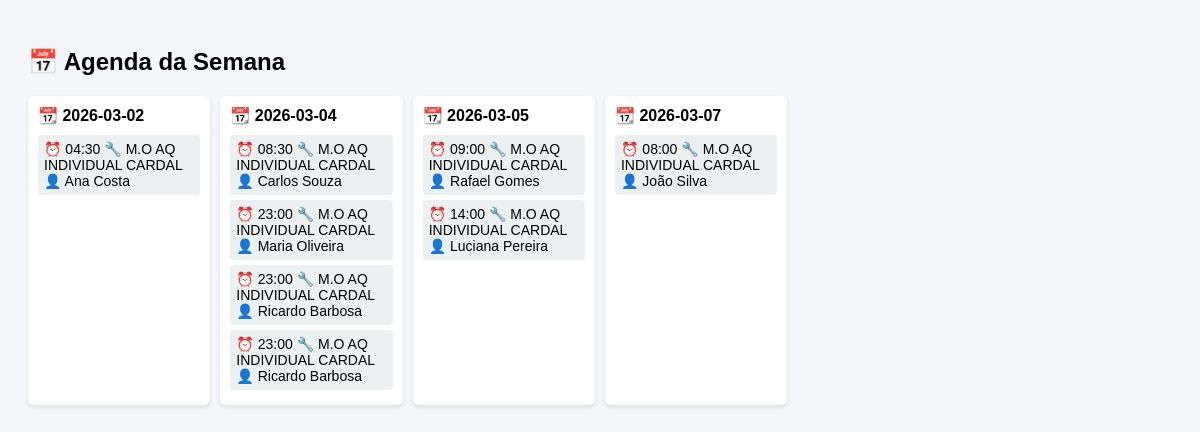
The app's page /agenda_semana (signed in), older data.
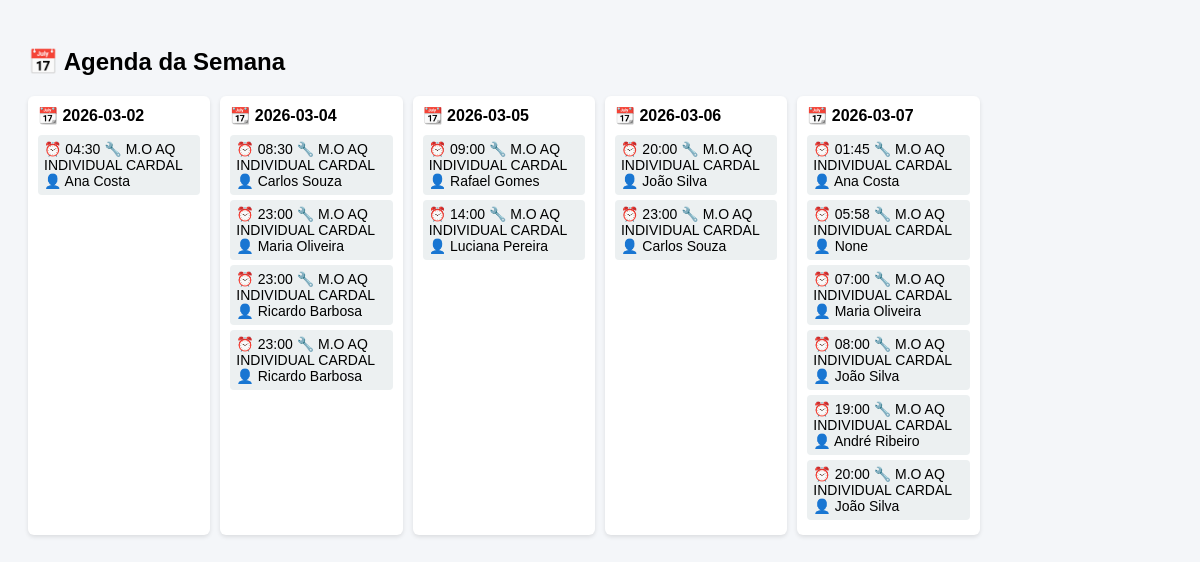
The same page, newer data.
### tables this page shows
CREATE TABLE ordem_servico (
    id INTEGER PRIMARY KEY AUTOINCREMENT,
    servico_nome TEXT NOT NULL,
    data_agendamento TEXT NOT NULL,
    status TEXT DEFAULT 'Agendado',
    data_criacao TEXT NOT NULL
, cliente_id INTEGER, hora TEXT, tecnico_id INTEGER, defeito_reclamado TEXT, produto_defeito TEXT, observacao TEXT, diagnostico TEXT, solucao TEXT, pecas_trocadas TEXT, checklist_json TEXT, assinatura_nome TEXT, assinatura_data TEXT, foto_inicio TEXT, foto_fim TEXT, assinatura_imagem TEXT, movimento_id INTEGER);

CREATE TABLE clientes (
    id INTEGER PRIMARY KEY AUTOINCREMENT,
    tipo TEXT,  -- PF ou PJ

    nome TEXT,
    razao_social TEXT,

    cpf TEXT,
    cnpj TEXT,

    telefone TEXT,
    whatsapp TEXT,
    email TEXT,

    endereco TEXT,
    numero TEXT,
    bairro TEXT,
    cidade TEXT,
    cep TEXT,

    endereco_entrega TEXT,
    numero_entrega TEXT,
    bairro_entrega TEXT,
    cidade_entrega TEXT,
    cep_entrega TEXT,

    observacoes TEXT,
    data_cadastro TEXT
);

### app.py (the view)
@app.route("/agenda_semana")
def agenda_semana():
    conn = get_db()
    cursor = conn.cursor()
    cursor.execute("""
    SELECT
        os.id,
        os.servico_nome,
        os.data_agendamento,
        os.hora,
        c.nome AS cliente,
        f.nome AS tecnico
    FROM ordem_servico os
    LEFT JOIN clientes c ON os.cliente_id = c.id
    LEFT JOIN funcionarios f ON os.tecnico_id = f.id
    ORDER BY os.data_agendamento, os.hora
    """)
    agenda = cursor.fetchall()
    conn.close()
    dias = {}
    for os in agenda:
        data = os["data_agendamento"]
        if data not in dias:
            dias[data] = []
        dias[data].append(os)
    return render_template("agenda_semana.html", dias=dias)

### app.py (called while the page is built, shortened)
def get_db():
    conn = sqlite3.connect("database.db", timeout=10)
    conn.row_factory = sqlite3.Row
    return conn

def ensure_funcionarios_auth_columns():
    global AUTH_SCHEMA_READY
    if AUTH_SCHEMA_READY:
        return

@app.before_request
def validar_acesso():
    ensure_funcionarios_auth_columns()
    endpoint = request.endpoint or ""
    if endpoint in AUTH_PUBLIC_ENDPOINTS:
        return None
    if endpoint.startswith("static"):
        return None
    if "user_id" not in session:
        return redirect(url_for("login", next=request.path))
    if endpoint in PROPRIETARIO_ENDPOINTS and (session.get("user_role") != "proprietario"):
        return resposta_acesso_negado("Acesso permitido apenas para proprietario.")
    if endpoint in GERENTE_ENDPOINTS and nivel_usuario() < ROLE_LEVEL["gerente"]:
        return resposta_acesso_negado("Acesso permitido para gerente ou proprietario.")
    return None

@app.context_processor
def injetar_usuario():
    return {
        "usuario_logado": session.get("user_nome"),
        "perfil_logado": session.get("user_role"),
    }

### templates/agenda_semana.html (shortened to what this page needs)
<!DOCTYPE html>
<html>
<head>
</head>
<body>
<h2>📅 Agenda da Semana</h2>
<div class="container">
{% for dia, servicos in dias.items() %}
<div class="coluna">
<div class="dia">
📆 {{ dia }}
</div>
{% for os in servicos %}
<div class="servico">
⏰ {{ os.hora }}
🔧 {{ os.servico_nome }}
👤 {{ os.cliente }}
</div>
{% endfor %}
</div>
{% endfor %}
</div>
</body>
</html>

Row changes from the older to the newer data that the page shows:
no longer on one of the page's lists (row edited): ordem_servico: data_agendamento "2026-03-07", hora "08:00", servico_nome "M.O AQ INDIVIDUAL CARDAL", cliente "João Silva"
added ordem_servico: data_agendamento "2026-03-06", hora "20:00", servico_nome "M.O AQ INDIVIDUAL CARDAL", cliente "João Silva"
added ordem_servico: hora "23:00", servico_nome "M.O AQ INDIVIDUAL CARDAL", cliente "Carlos Souza", shown under "2026-03-06"
added ordem_servico: data_agendamento "2026-03-07", hora "01:45", servico_nome "M.O AQ INDIVIDUAL CARDAL", cliente "Ana Costa", ordem_servico (hora "08:00", servico_nome "M.O AQ INDIVIDUAL CARDAL", cliente "João Silva")
added ordem_servico: hora "05:58", servico_nome "M.O AQ INDIVIDUAL CARDAL", cliente "None", shown under "2026-03-07"
added ordem_servico: hora "07:00", servico_nome "M.O AQ INDIVIDUAL CARDAL", cliente "Maria Oliveira", shown under "2026-03-07"
added ordem_servico: hora "19:00", servico_nome "M.O AQ INDIVIDUAL CARDAL", cliente "André Ribeiro", shown under "2026-03-07"
added ordem_servico: hora "20:00", servico_nome "M.O AQ INDIVIDUAL CARDAL", cliente "João Silva", shown under "2026-03-07"
